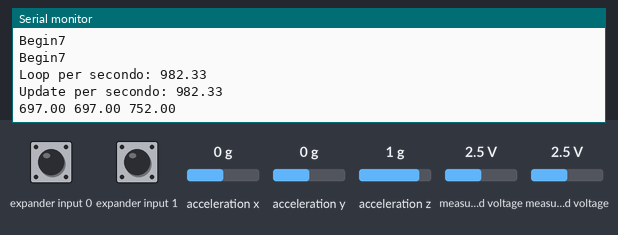
A sketch run on a simulated Arduino Uno, built with avr-gcc and run on an emulated ATmega328P. On the bench: the last lines printed to the serial monitor. Wiring (inferred from the names in the program): Wii Nunchuk at I2C address 0x52. The inputs (shaded band) are chosen by the test bench; at power-on: acceleration x 0 g, expander input 0 HIGH, expander input 1 HIGH, acceleration y 0 g, acceleration z 1 g, measured voltage 2.5 V.

Above: at 1.2 s.
1.3 s: acceleration x set to -1.4 g
At 2.6 s:
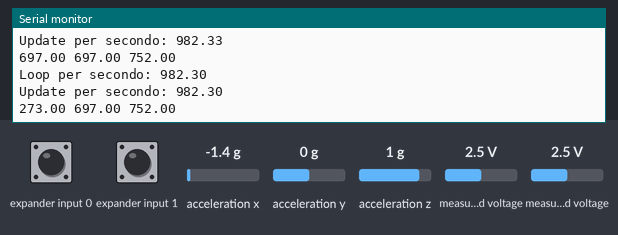
2.8 s: expander input 0 pulled LOW for 0.15 s
4.4 s: expander input 1 pulled LOW for 1 s
At 5.9 s:
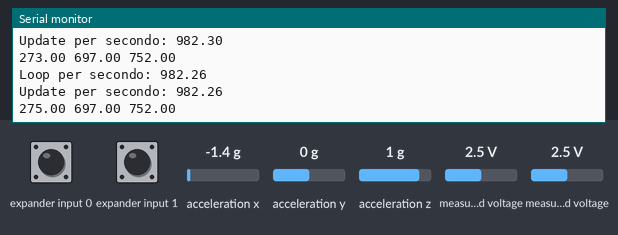
6.9 s: acceleration y set to -1.4 g
At 7.9 s:
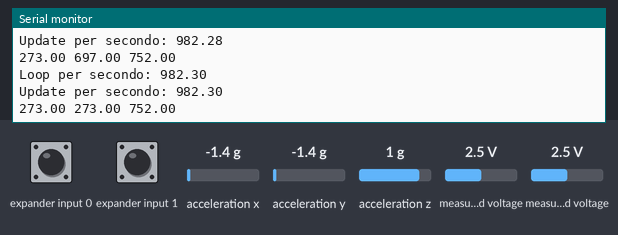
8.4 s: expander input 0 pulled LOW for 1 s
At 9.9 s:
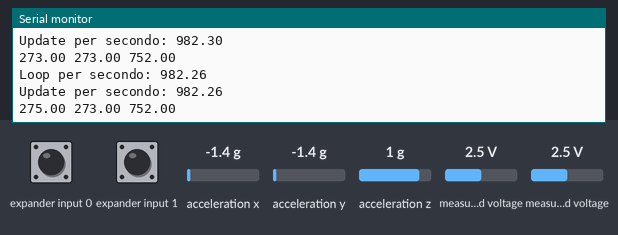
10.9 s: expander input 1 pulled LOW for 1 s
Timing chart, 0 to 13.9 s (numbered marks = the images above; inputs shaded):
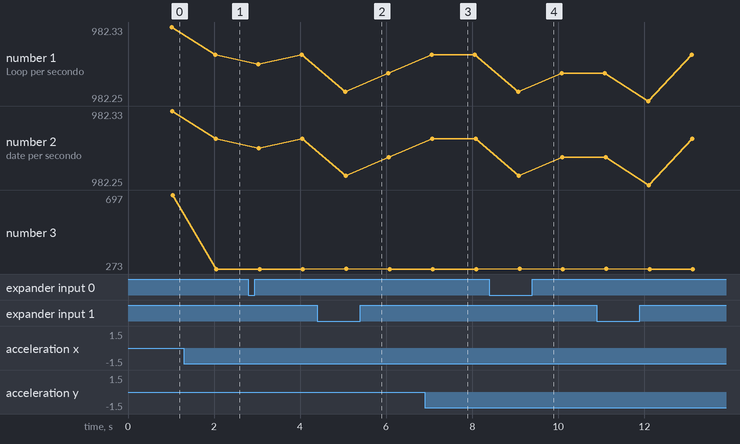

The sketch:

testNunchuckSlaveI2C.pde
```cpp
#include <Wire.h>
#include "NunchukFarlocco.h"

#define ledPin 13

const int sizeFloat=sizeof(float);

NunchukFarlocco nun;
unsigned long time;
void setup(){
  //Wire.begin(2);		    // join i2c bus with address #2
  Wire.onRequest(requestEvent); // register event
  Serial.begin(19200);
  digitalWrite(ledPin, HIGH);

  nun.nunchuck_init(); // send the initilization handshake
  time = micros();
}

boolean statoLedPin=true;
int loopNumber=0;
int updateNumber=0;
unsigned long time2;

uint8_t *bufferI2C;
int count =0;
boolean setting=true;
void loop(){
  if ( nun.update() ){
    updateNumber++;
  }
  float *re = nun.leggi();
  setting=true;
  bufferI2C = (uint8_t*)re;
  setting=false;
  /*
  count=0;
  for (int i=0;i<3;i++){
    for (int a=0; a<sizeFloat;a++){
      swapBufferI2C[count]=re[i]>>(8*a);
    }
  }
  */


  loopNumber++;

  time2=micros();
  if (time2-time > 1000000L){
    time = time2-time;
    float fps = (float)loopNumber/(time/1000000.0);
    Serial.print("Loop per secondo: ");
    Serial.println(fps);

    fps = (float)updateNumber/(time/1000000.0);

    Serial.print("Update per secondo: ");
    Serial.println(fps);

    float *re = nun.leggi();
    for (int i=0;i<3;i++){
      Serial.print(re[i]);
      Serial.print(" ");
    }
    Serial.println();
    statoLedPin=!statoLedPin;
    if (statoLedPin)
      digitalWrite(ledPin, HIGH);
    else
      digitalWrite(ledPin, LOW);

    loopNumber=0;
    updateNumber=0;
    time=micros();
  }

}

void requestEvent(){
  /*
  float *re = nun.leggi();
  for (int i=0;i<3;i++){
    Wire.send(re[i]);
  }
  */
  Serial.print("incoming Request: ");
  Serial.println(setting?"discard":"ok");
  if (setting){
    //no data available
    for (int i = 0; i < sizeFloat*3; i++){
      Wire.send(0);
    }
  }else{
    for (int i = 0; i < sizeFloat*3; i++){
      Wire.send(bufferI2C[i]);
    }
  }
}
```

NunchukFarlocco.cpp
```cpp
#include "NunchukFarlocco.h"
/*actual accel best value:
#define ACC_ZERO_X 484
#define ACC_ZERO_Y 540
#define ACC_ZERO_Z 310
*/
#define ACC_ZERO_X 484
#define ACC_ZERO_Y 530
#define ACC_ZERO_Z 405

int NunchukFarlocco::update(){
  //unsigned long time = micros();
  return nunchuck_get_data();
  //time = micros()-time;
  //Serial.print("Total update time: ");
  //Serial.println(time);
}

float* NunchukFarlocco::leggi(){
  return value;
}

int NunchukFarlocco::nunchuck_get_data(){
  //unsigned long time = micros();
  int cnt=0;
  Wire.requestFrom (0x52, 6);	// request data from nunchuck
  while (Wire.available ()) {
    // receive byte as an integer
    nunchuck_buf[cnt] = nunchuk_decode_byte(Wire.receive());
    cnt++;
  }
  //time = micros()-time;
  //Serial.print("Time for get data: ");
  //Serial.println(time);
  nunchuck_send_request();  // send request for next data payload
  // If we recieved the 6 bytes, then go elaborate them
  if (cnt >= 5) {
    nunchuk_elaborate_data();
    return 1;   // success
  }
  return 0; //failure
}

float gSquared=0, g, minE, maxE;
void NunchukFarlocco::nunchuk_elaborate_data(){
    //unsigned long time = micros();
  int accel_x_axis = nunchuck_buf[2] * 2 * 2;
  int accel_y_axis = nunchuck_buf[3] * 2 * 2;
  int accel_z_axis = nunchuck_buf[4] * 2 * 2;

  // byte nunchuck_buf[5] contains bits for z and c buttons
  // it also contains the least significant bits for the accelerometer data
  // so we have to check each bit of byte outbuf[5]
  /*
  if ((nunchuck_buf[5] >> 0) & 1)
    z_button = 1;
  if ((nunchuck_buf[5] >> 1) & 1)
    c_button = 1;
  */
  if ((nunchuck_buf[5] >> 2) & 1)
    accel_x_axis += 2;
  if ((nunchuck_buf[5] >> 3) & 1)
    accel_x_axis += 1;

  if ((nunchuck_buf[5] >> 4) & 1)
    accel_y_axis += 2;
  if ((nunchuck_buf[5] >> 5) & 1)
    accel_y_axis += 1;

  if ((nunchuck_buf[5] >> 6) & 1)
    accel_z_axis += 2;
  if ((nunchuck_buf[5] >> 7) & 1)
    accel_z_axis += 1;

  value[0]=accel_x_axis;//-ACC_ZERO_X;
  value[1]=accel_y_axis;//-ACC_ZERO_Y;
  value[2]=accel_z_axis;//-ACC_ZERO_Z;
 /*
  float x = map(value[0], 90, 890, -100, 100);
  float y = map(value[1], 130, 900, -100, 100);
  float z = map(value[2], 90, 700, -100, 100);

  float t = x*x+y*y+z*z;/*
  Serial.print( "t:" );
  Serial.print( sqrt(t) );

  Serial.print("x:");
  Serial.print(x);
  Serial.print("y:");
  Serial.print(y);
  Serial.print("z:");
  Serial.println(z);
  /*
  float t = value[0]*value[0]+value[1]*value[1]+value[2]*value[2];
  Serial.print( "t:" );
  Serial.print( sqrt(t) );

  Serial.print("x:");
  Serial.print(value[0]);
  Serial.print("y:");
  Serial.print(value[1]);
  Serial.print("z:");
  Serial.println(value[2]);

  /*
  if (gSquared==0){
    g = x*x+y*y+z*z;
    gSquared=sqrt(g);
    minE = g-(g/5);
    maxE = g+(g/5);
  }else{
    float t = x*x+y*y+z*z;

    /*
    Serial.print( "t:" );
    Serial.print( sqrt(t) );
    Serial.print(" should be:");
    Serial.println( gSquared );

    if (t!=g){
      if (t >= minE && t <= maxE){
        double phi = atan2(y, x);
        double theta = acos( z/sqrt(t) );
        x=gSquared*sin(theta)*cos(phi);
        y=gSquared*sin(theta)*sin(phi);
        z=gSquared*cos(theta);
        /*
        Serial.print("old distance:");
        Serial.print( sqrt(t) );
        Serial.print(" new distance:");
        Serial.print( sqrt(x*x+y*y+z*z) );
        Serial.print(" should be:");
        Serial.println( gSquared );


      }else{
        /*
        Serial.print( "acc no good data; t:" );
        Serial.print( sqrt(t) );
        Serial.print(" should be:");
        Serial.println( gSquared );


      }
    }
  }
  */
 /*
  time = micros()-time;
  Serial.print("Time for elaborate data: ");
  Serial.println(time);
  */
}

// Encode data to format that most wiimote drivers except
// only needed if you use one of the regular wiimote drivers
char NunchukFarlocco::nunchuk_decode_byte (char x){
  x = (x ^ 0x17) + 0x17;
  return x;
}

void NunchukFarlocco::nunchuck_send_request(){
  //unsigned long time = micros();
  Wire.beginTransmission(0x52);	// transmit to device 0x52
  Wire.send(0x00);		// sends one byte
  Wire.endTransmission();	// stop transmitting
  //time = micros()-time;
  //Serial.print("Time for send request: ");
  //Serial.println(time);
}

void NunchukFarlocco::nunchuck_init(){
    /*
    //
    // FOR ORIGINAL NUNCHUCK
    //
  Wire.begin();	                // join i2c bus as master
  Wire.beginTransmission(0x52);	// transmit to device 0x52
  Wire.send(0x40);		// sends memory address
  Wire.send(0x00);		// sends sent a zero.
  Wire.endTransmission();	// stop transmitting
    //
    // END FOR ORIGINAL NUNCHUCK
    //
  */

  //
  // FOR FAKE NUNCHUCK
  //
  byte cnt;
  //Serial.print ("Begin3\n");
  Wire.begin();
//  Serial.print ("Begin4\n");
  // init controller
  delay(1);
  Wire.beginTransmission(0x52);	// device address
//  Serial.print ("Begin40\n");
  Wire.send(0xF0);		        // 1st initialisation register
//  Serial.print ("Begin40\n");
  Wire.send(0x55);		        // 1st initialisation value
  Serial.print ("Begin40\n");
  Wire.endTransmission();
  Serial.print ("Begin41\n");
  delay(1);
  Wire.beginTransmission(0x52);
  Wire.send(0xFB);		        // 2nd initialisation register
  Wire.send(0x00);		        // 2nd initialisation value
  Serial.print ("Begin42\n");
  Wire.endTransmission();
  delay(1);
  Serial.print ("Begin5\n");
  // read the extension type from the register block
  Wire.beginTransmission(0x52);
  Wire.send(0xFA);		        // extension type register
  Wire.endTransmission();
  Wire.beginTransmission(0x52);
  Wire.requestFrom(0x52, 6); 	        // request data from controller
  Serial.print ("Begin6\n");
  for (cnt = 0; cnt < 6; cnt++) {
    if (Wire.available()) {
        ctrlr_type[cnt] = Wire.receive(); // Should be 0x0000 A420 0101 for Classic Controller, 0x0000 A420 0000 for nunchuck
    }
    Serial.print ("Begin7\n");
  }
  Wire.endTransmission();
  delay(1);

  // send the crypto key (zeros), in 3 blocks of 6, 6 & 4.
  Wire.beginTransmission(0x52);
  Wire.send(0xF0);		        // crypto key command register
  Wire.send(0xAA);		        // sends crypto enable notice
  Wire.endTransmission();
  delay(1);
  Wire.beginTransmission(0x52);
  Wire.send(0x40);		        // crypto key data address
  for (cnt = 0; cnt < 6; cnt++) {
    Wire.send(0x00);		        // sends 1st key block (zeros)
  }
  Wire.endTransmission();
  Wire.beginTransmission(0x52);
  Wire.send(0x40);		        // sends memory address
  for (cnt = 6; cnt < 12; cnt++) {
    Wire.send(0x00);		        // sends 2nd key block (zeros)
  }
  Wire.endTransmission();
  Wire.beginTransmission(0x52);
  Wire.send(0x40);		        // sends memory address
  for (cnt = 12; cnt < 16; cnt++) {
    Wire.send(0x00);		        // sends 3rd key block (zeros)
  }
  Wire.endTransmission();
  delay(1);
  //end device init

  //
  // END FAKE NUNCHUCK
  //

  nunchuck_send_request();
}
```

NunchukFarlocco.h
```cpp
#ifndef NunchukFarlocco_h
#define NunchukFarlocco_h

#include "WProgram.h"
#include "Wire.h"

class NunchukFarlocco{

  public:
    void nunchuck_init(); // send the initilization handshake
    int update();
    float* leggi();
    float value[3];
  private:
    int nunchuck_get_data();
    char nunchuk_decode_byte (char x);
    void nunchuck_send_request();
    void nunchuk_elaborate_data();
    uint8_t nunchuck_buf[6];   // array to store nunchuck data,
    uint8_t ctrlr_type[6];
};
#endif
```

Measured:
- after the input at 1.3 s, the serial monitor: prints a new line after 0.75 s (image 1)
- after the input at 4.4 s, the serial monitor: prints a new line after 0.64 s (image 2)
- after the input at 6.9 s, the serial monitor: prints a new line after 0.19 s (image 3)
- after the input at 8.4 s, the serial monitor: prints a new line after 0.67 s (image 4)
- plotted number 1: 982.3 → 982.28 after the input at 4.4 s
- plotted number 2: 982.3 → 982.28 after the input at 4.4 s
- plotted number 3: 697 → 273 after the input at 1.3 s
